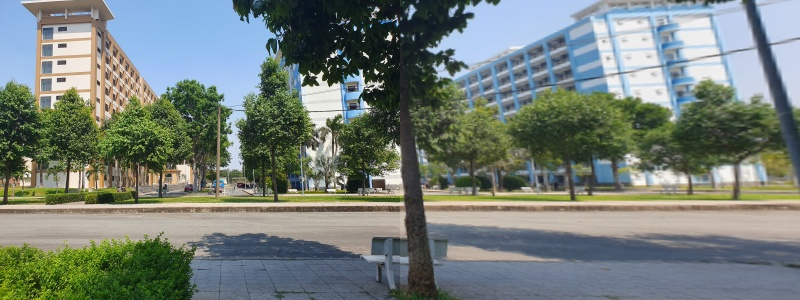
#> input picture Panoramic_photos/output/panorama_orb/panorama.jpg, 800 x 300 px
$ python orb_stitching.py --first ../output/panorama_orb/panorama.jpg --second ../output/panorama_orb/matches.jpg --output out
#> lines starting #> are read from the running program, lines starting #| are printed output that depends on the picture; after the words box and inside, x2 and y2 are one past the last pixel; in counts of white or black regions, pixels touching at a corner belong together
# Import necessary packages
import numpy as np
import imutils
import cv2
import argparse
import os

class Stitcher:
    def __init__(self):
        pass

    def stitch(self, images, ratio=0.75, reprojThresh=4.0, showMatches=False):
        # Unpack the images, detect keypoints, and extract descriptors
        (imageB, imageA) = images
        (kpsA, featuresA) = self.detectAndDescribe(imageA)
        (kpsB, featuresB) = self.detectAndDescribe(imageB)

        # Match features between the images
        M = self.matchKeypoints(kpsA, kpsB, featuresA, featuresB, ratio, reprojThresh)
        if M is None:
            return None, None  # Insufficient matches

        # Apply a perspective warp to stitch the images together
        (matches, H, status) = M
        result = cv2.warpPerspective(imageA, H,
                                     (imageA.shape[1] + imageB.shape[1], imageA.shape[0]))
        result[0:imageB.shape[0], 0:imageB.shape[1]] = imageB

        # If requested, create a visualization of keypoint matches
        vis = None
        if showMatches:
            vis = self.drawMatches(imageA, imageB, kpsA, kpsB, matches, status)
        return result, vis

    def detectAndDescribe(self, image):
        # Convert the image to grayscale
        gray = cv2.cvtColor(image, cv2.COLOR_BGR2GRAY)

        # Detect and extract features using ORB
        descriptor = cv2.ORB_create()
        kps, features = descriptor.detectAndCompute(gray, None)

        # Convert keypoints to NumPy arrays
        kps = np.float32([kp.pt for kp in kps])
        return kps, features

    def matchKeypoints(self, kpsA, kpsB, featuresA, featuresB, ratio, reprojThresh):
        # Match descriptors using Brute-Force matcher with Hamming distance
        matcher = cv2.BFMatcher(cv2.NORM_HAMMING, crossCheck=True)
        matches = matcher.match(featuresA, featuresB)

        # Sort matches by distance
        matches = sorted(matches, key=lambda x: x.distance)

        # Proceed if sufficient matches are found
        if len(matches) > 4:
            ptsA = np.float32([kpsA[m.queryIdx] for m in matches])
            ptsB = np.float32([kpsB[m.trainIdx] for m in matches])
            (H, status) = cv2.findHomography(ptsA, ptsB, cv2.RANSAC, reprojThresh)
            return matches, H, status
        return None

    def drawMatches(self, imageA, imageB, kpsA, kpsB, matches, status):
        # Create an image to visualize matches
        (hA, wA) = imageA.shape[:2]
        (hB, wB) = imageB.shape[:2]
        vis = np.zeros((max(hA, hB), wA + wB, 3), dtype="uint8")
        vis[0:hA, 0:wA] = imageA
        vis[0:hB, wA:] = imageB

        # Draw lines between matching keypoints
        for match in matches:
            ptA = (int(kpsA[match.queryIdx][0]), int(kpsA[match.queryIdx][1]))
            ptB = (int(kpsB[match.trainIdx][0]) + wA, int(kpsB[match.trainIdx][1]))
            cv2.line(vis, ptA, ptB, (0, 255, 0), 1)
        return vis


def main():
    # Parse command-line arguments
    ap = argparse.ArgumentParser()
    ap.add_argument("-f", "--first", required=True, help="Path to the first image")
    ap.add_argument("-s", "--second", required=True, help="Path to the second image")
    ap.add_argument("-o", "--output", required=True, help="Directory to save the output")
    args = vars(ap.parse_args())

    # Load and resize images for faster processing
    imageA = cv2.imread(args["first"])
#> imageA is the input picture: shape (300, 800, 3); mean B, G, R 119.8, 126.3, 116.3
    imageB = cv2.imread(args["second"])
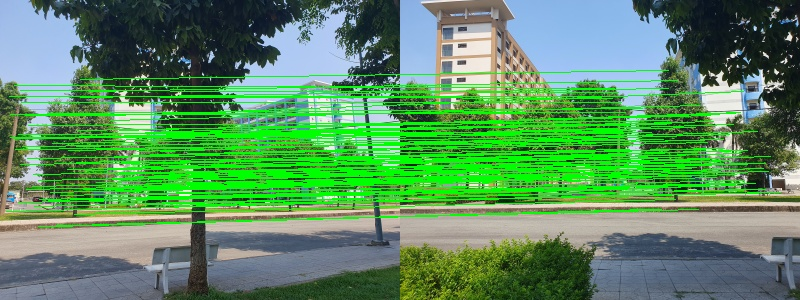
#> input picture Panoramic_photos/output/panorama_orb/matches.jpg, 800 x 300 px
#> imageB is the input picture: shape (300, 800, 3); mean B, G, R 97.4, 142.9, 91.3
    imageA = imutils.resize(imageA, height=400)
#> imageA: shape (400, 1066, 3)
    imageB = imutils.resize(imageB, height=400)
#> imageB: shape (400, 1066, 3)

    # Stitch images
    stitcher = Stitcher()
    (result, vis) = stitcher.stitch([imageA, imageB], showMatches=True)
#> in detectAndDescribe, `gray = cv2.cvtColor(image, cv2.COLOR_BGR2GRAY)`:
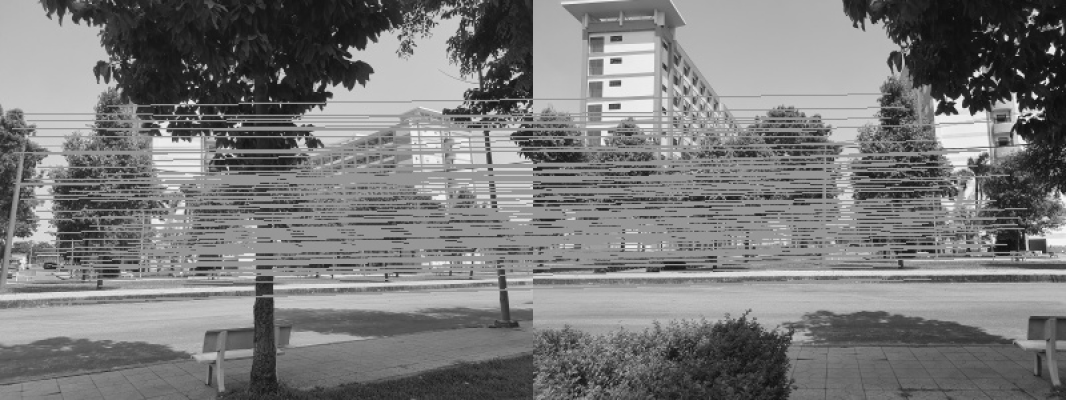
#> gray: shape (400, 1066); min 12, max 248, mean 122.2
#> in detectAndDescribe, `kps, features = descriptor.detectAndCompute(gray, None)`: kps = 500 keypoints; strongest (x, y, size): (974, 74, 31), (1027, 119, 31), (956, 105, 77.1), (972, 113, 37.2)
#> in detectAndDescribe, `kps = np.float32([kp.pt for kp in kps])`: kps = 500 pairs, first value 101.6 to 1033, second value 35 to 304.6
#> in stitch, `(kpsA, featuresA) = self.detectAndDescribe(imageA)`: kpsA has the same summary as kps in detectAndDescribe
#> in detectAndDescribe (call 2), `gray = cv2.cvtColor(image, cv2.COLOR_BGR2GRAY)`:
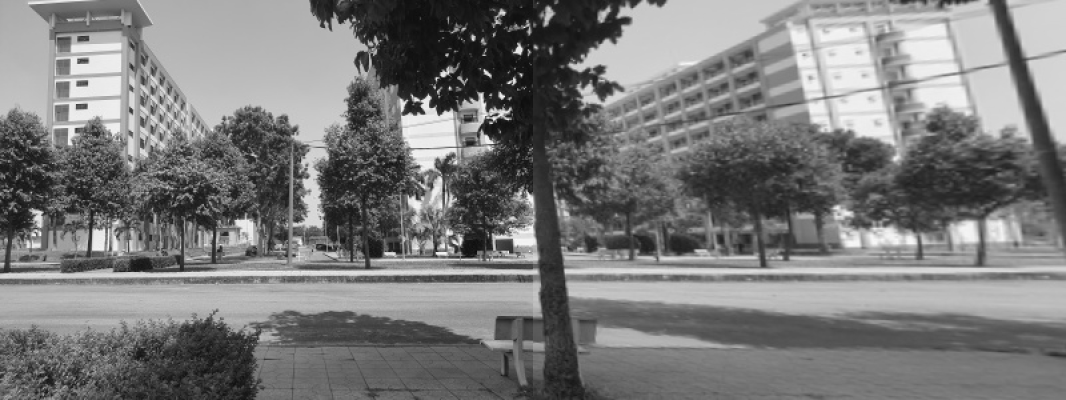
#> gray: shape (400, 1066); min 10, max 248, mean 122.5
#> in detectAndDescribe (call 2), `kps, features = descriptor.detectAndCompute(gray, None)`: kps = 500 keypoints; strongest (x, y, size): (441, 74, 31), (518, 52, 44.6), (494, 119, 31), (504, 96, 31)
#> in detectAndDescribe (call 2), `kps = np.float32([kp.pt for kp in kps])`: kps = 500 pairs, first value 34 to 970.4, second value 33 to 272.2
#> in stitch, `(kpsB, featuresB) = self.detectAndDescribe(imageB)`: kpsB has the same summary as kps in detectAndDescribe
#> in matchKeypoints, `matches = matcher.match(featuresA, featuresB)`: matches = 239 matches
#> in matchKeypoints, `ptsA = np.float32([kpsA[m.queryIdx] for m in matches])`: ptsA = 239 pairs, first value 128 to 1033, second value 36 to 288.6
#> in matchKeypoints, `ptsB = np.float32([kpsB[m.trainIdx] for m in matches])`: ptsB = 239 pairs, first value 75.6 to 600.2, second value 33 to 271.6
#> in matchKeypoints, `(H, status) = cv2.findHomography(ptsA, ptsB, cv2.RANSAC, reprojThresh)`: H = [[1, -0.016, -533.8], [-9.85e-05, 0.999, 0.346], [5.43e-06, -3.25e-05, 1]]; status = 239 values, max 1 at index 0, min 0 at index 183, mean 0.803
#> in stitch, `M = self.matchKeypoints(kpsA, kpsB, featuresA, featuresB, ratio, repro..`: M = 3 matches
#> in stitch, `(matches, H, status) = M`: matches = 239 matches
#> in stitch, `result = cv2.warpPerspective(imageA, H, (imageA.shape[1] + imageB.shap..`:
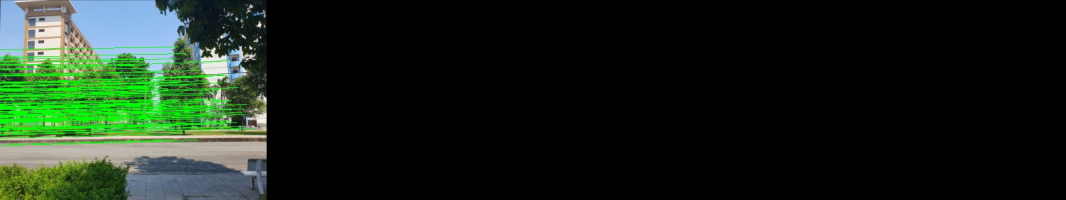
#> result: shape (400, 2132, 3) (shown at 1/2 size); mean B, G, R 24.6, 36.3, 23.7
#> in stitch, `result[0:imageB.shape[0], 0:imageB.shape[1]] = imageB`:
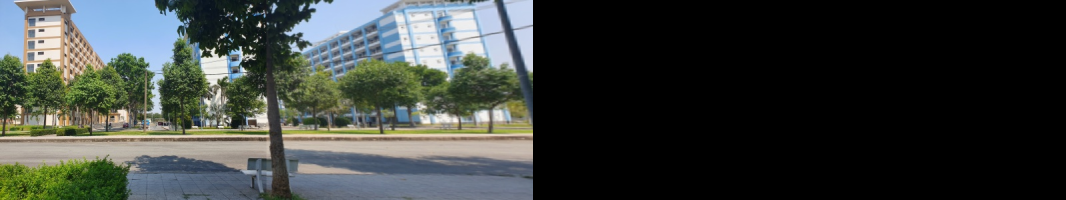
#> result: shape (400, 2132, 3) (shown at 1/2 size); mean B, G, R 59.8, 63.1, 58.1
#> in drawMatches, `vis[0:hB, wA:] = imageB`:
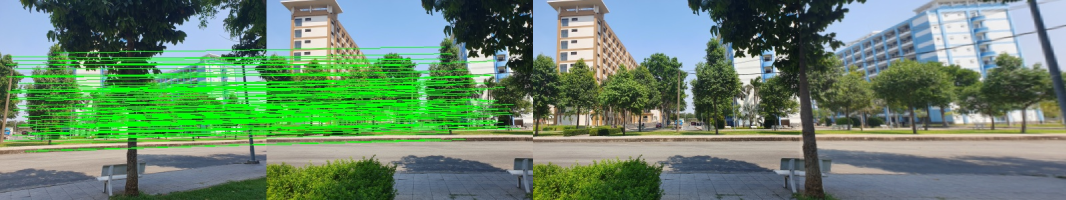
#> vis: shape (400, 2132, 3) (shown at 1/2 size); mean B, G, R 108.5, 134.5, 103.7
#> the loop in drawMatches, `for match in matches:` made 239 passes
#> (ptA, ptB) on passes 1 to 3: ((998, 100), (1531, 100)), ((1027, 119), (1560, 119)), ((1020, 136), (1553, 136))
#> after the loop in drawMatches, `for match in matches:`:
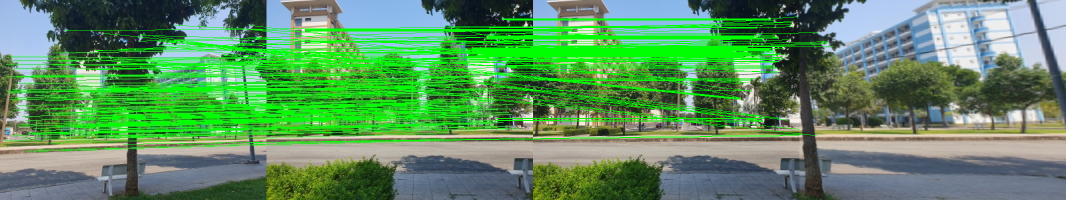
#> vis: shape (400, 2132, 3) (shown at 1/2 size); 9.14% of pixels changed, all inside (x1, y1, x2, y2) = (128, 33, 1667, 289)

    if result is None:
        print("[ERROR] Image stitching failed. Not enough matches.")
        return

    # Save the results
    os.makedirs(args["output"], exist_ok=True)
    result_path = os.path.join(args["output"], "panorama.jpg")
    cv2.imwrite(result_path, result)
    print(f"[INFO] Panorama saved to {result_path}")

    if vis is not None:
        vis_path = os.path.join(args["output"], "matches.jpg")
        cv2.imwrite(vis_path, vis)
        print(f"[INFO] Matches visualization saved to {vis_path}")

    # Show results
    cv2.imshow("Image A", imageA)
    cv2.imshow("Image B", imageB)
    cv2.imshow("Keypoint Matches", vis)
    cv2.imshow("Panorama", result)
    cv2.waitKey(0)


if __name__ == "__main__":
    main()
